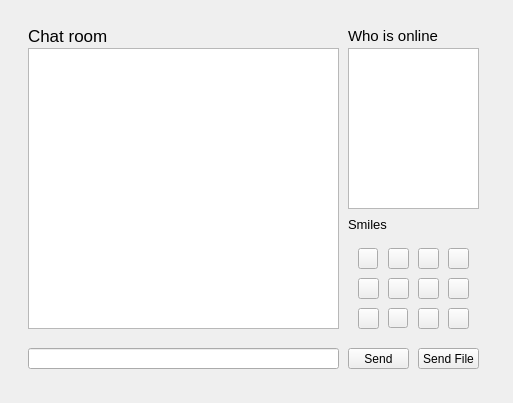
<?xml version="1.0" encoding="UTF-8"?>
<ui version="4.0">
 <class>MainWindow</class>
 <widget class="QMainWindow" name="MainWindow">
  <property name="geometry">
   <rect>
    <x>0</x>
    <y>0</y>
    <width>513</width>
    <height>403</height>
   </rect>
  </property>
  <property name="windowTitle">
   <string>MainWindow</string>
  </property>
  <property name="styleSheet">
   <string notr="true">#titleLabel {
background: white;
color: blue;
font-size: 20px;
border: none;
border-bottom:  1px solid black;
padding: 5px;
}

#mainFrame {
border: none;
background: white;
}

#loginFrame {
background: qlineargradient(x1: 0, y1: 0, x2: 0, y2: 1, stop: 0 #ddf, stop: 1 #aaf);
border: 1px solid gray;
padding: 10px;
border-radius: 25px;
}</string>
  </property>
  <widget class="QWidget" name="centralwidget">
   <layout class="QVBoxLayout" name="verticalLayout">
    <property name="spacing">
     <number>0</number>
    </property>
    <property name="leftMargin">
     <number>0</number>
    </property>
    <property name="topMargin">
     <number>0</number>
    </property>
    <property name="rightMargin">
     <number>0</number>
    </property>
    <property name="bottomMargin">
     <number>0</number>
    </property>
    <item>
     <widget class="QWidget" name="mainWidget" native="true">
      <layout class="QVBoxLayout" name="verticalLayout_2">
       <item>
        <widget class="QStackedWidget" name="stackedWidget">
         <property name="currentIndex">
          <number>0</number>
         </property>
         <widget class="QWidget" name="chatPage">
          <layout class="QGridLayout" name="gridLayout">
           <item row="2" column="2">
            <widget class="QWidget" name="widget" native="true">
             <widget class="QPushButton" name="sendButton">
              <property name="geometry">
               <rect>
                <x>330</x>
                <y>330</y>
                <width>61</width>
                <height>21</height>
               </rect>
              </property>
              <property name="text">
               <string>Send</string>
              </property>
              <property name="shortcut">
               <string>Return</string>
              </property>
             </widget>
             <widget class="QListWidget" name="usersListWidget">
              <property name="geometry">
               <rect>
                <x>330</x>
                <y>30</y>
                <width>131</width>
                <height>161</height>
               </rect>
              </property>
              <property name="font">
               <font>
                <pointsize>12</pointsize>
               </font>
              </property>
             </widget>
             <widget class="QLabel" name="label_3">
              <property name="geometry">
               <rect>
                <x>10</x>
                <y>10</y>
                <width>81</width>
                <height>16</height>
               </rect>
              </property>
              <property name="font">
               <font>
                <pointsize>13</pointsize>
               </font>
              </property>
              <property name="text">
               <string>Chat room</string>
              </property>
             </widget>
             <widget class="QLabel" name="label_4">
              <property name="geometry">
               <rect>
                <x>330</x>
                <y>10</y>
                <width>111</width>
                <height>16</height>
               </rect>
              </property>
              <property name="font">
               <font>
                <pointsize>11</pointsize>
               </font>
              </property>
              <property name="text">
               <string>Who is online</string>
              </property>
             </widget>
             <widget class="QLabel" name="label_5">
              <property name="geometry">
               <rect>
                <x>330</x>
                <y>200</y>
                <width>47</width>
                <height>13</height>
               </rect>
              </property>
              <property name="font">
               <font>
                <pointsize>10</pointsize>
               </font>
              </property>
              <property name="text">
               <string>Smiles</string>
              </property>
             </widget>
             <widget class="QTextEdit" name="textEdit">
              <property name="geometry">
               <rect>
                <x>10</x>
                <y>30</y>
                <width>311</width>
                <height>281</height>
               </rect>
              </property>
              <property name="font">
               <font>
                <pointsize>9</pointsize>
               </font>
              </property>
              <property name="readOnly">
               <bool>true</bool>
              </property>
             </widget>
             <widget class="QWidget" name="smileswidget" native="true">
              <property name="geometry">
               <rect>
                <x>330</x>
                <y>220</y>
                <width>131</width>
                <height>91</height>
               </rect>
              </property>
              <widget class="QPushButton" name="smile0">
               <property name="geometry">
                <rect>
                 <x>10</x>
                 <y>10</y>
                 <width>20</width>
                 <height>21</height>
                </rect>
               </property>
               <property name="text">
                <string/>
               </property>
               <property name="icon">
                <iconset resource="images.qrc">
                 <normaloff>:/images/Smiles/0.png</normaloff>:/images/Smiles/0.png</iconset>
               </property>
               <attribute name="buttonGroup">
                <string notr="true">buttonGroup_2</string>
               </attribute>
              </widget>
              <widget class="QPushButton" name="smile1">
               <property name="geometry">
                <rect>
                 <x>40</x>
                 <y>10</y>
                 <width>21</width>
                 <height>21</height>
                </rect>
               </property>
               <property name="text">
                <string/>
               </property>
               <property name="icon">
                <iconset resource="images.qrc">
                 <normaloff>:/images/Smiles/1.png</normaloff>:/images/Smiles/1.png</iconset>
               </property>
               <attribute name="buttonGroup">
                <string notr="true">buttonGroup_2</string>
               </attribute>
              </widget>
              <widget class="QPushButton" name="smile2">
               <property name="geometry">
                <rect>
                 <x>70</x>
                 <y>10</y>
                 <width>21</width>
                 <height>21</height>
                </rect>
               </property>
               <property name="text">
                <string/>
               </property>
               <property name="icon">
                <iconset resource="images.qrc">
                 <normaloff>:/images/Smiles/2.png</normaloff>:/images/Smiles/2.png</iconset>
               </property>
               <attribute name="buttonGroup">
                <string notr="true">buttonGroup_2</string>
               </attribute>
              </widget>
              <widget class="QPushButton" name="smile3">
               <property name="geometry">
                <rect>
                 <x>100</x>
                 <y>10</y>
                 <width>21</width>
                 <height>21</height>
                </rect>
               </property>
               <property name="text">
                <string/>
               </property>
               <property name="icon">
                <iconset resource="images.qrc">
                 <normaloff>:/images/Smiles/3.png</normaloff>:/images/Smiles/3.png</iconset>
               </property>
               <attribute name="buttonGroup">
                <string notr="true">buttonGroup_2</string>
               </attribute>
              </widget>
              <widget class="QPushButton" name="smile4">
               <property name="geometry">
                <rect>
                 <x>10</x>
                 <y>40</y>
                 <width>21</width>
                 <height>21</height>
                </rect>
               </property>
               <property name="text">
                <string/>
               </property>
               <property name="icon">
                <iconset resource="images.qrc">
                 <normaloff>:/images/Smiles/4.png</normaloff>:/images/Smiles/4.png</iconset>
               </property>
               <attribute name="buttonGroup">
                <string notr="true">buttonGroup_2</string>
               </attribute>
              </widget>
              <widget class="QPushButton" name="smile5">
               <property name="geometry">
                <rect>
                 <x>40</x>
                 <y>40</y>
                 <width>21</width>
                 <height>21</height>
                </rect>
               </property>
               <property name="text">
                <string/>
               </property>
               <property name="icon">
                <iconset resource="images.qrc">
                 <normaloff>:/images/Smiles/5.png</normaloff>:/images/Smiles/5.png</iconset>
               </property>
               <attribute name="buttonGroup">
                <string notr="true">buttonGroup_2</string>
               </attribute>
              </widget>
              <widget class="QPushButton" name="smile6">
               <property name="geometry">
                <rect>
                 <x>70</x>
                 <y>40</y>
                 <width>21</width>
                 <height>21</height>
                </rect>
               </property>
               <property name="text">
                <string/>
               </property>
               <property name="icon">
                <iconset resource="images.qrc">
                 <normaloff>:/images/Smiles/6.png</normaloff>:/images/Smiles/6.png</iconset>
               </property>
               <attribute name="buttonGroup">
                <string notr="true">buttonGroup_2</string>
               </attribute>
              </widget>
              <widget class="QPushButton" name="smile7">
               <property name="geometry">
                <rect>
                 <x>100</x>
                 <y>40</y>
                 <width>21</width>
                 <height>21</height>
                </rect>
               </property>
               <property name="text">
                <string/>
               </property>
               <property name="icon">
                <iconset resource="images.qrc">
                 <normaloff>:/images/Smiles/7.png</normaloff>:/images/Smiles/7.png</iconset>
               </property>
               <attribute name="buttonGroup">
                <string notr="true">buttonGroup_2</string>
               </attribute>
              </widget>
              <widget class="QPushButton" name="smile8">
               <property name="geometry">
                <rect>
                 <x>10</x>
                 <y>70</y>
                 <width>21</width>
                 <height>21</height>
                </rect>
               </property>
               <property name="text">
                <string/>
               </property>
               <property name="icon">
                <iconset resource="images.qrc">
                 <normaloff>:/images/Smiles/8.png</normaloff>:/images/Smiles/8.png</iconset>
               </property>
               <attribute name="buttonGroup">
                <string notr="true">buttonGroup_2</string>
               </attribute>
              </widget>
              <widget class="QPushButton" name="smile10">
               <property name="geometry">
                <rect>
                 <x>70</x>
                 <y>70</y>
                 <width>21</width>
                 <height>21</height>
                </rect>
               </property>
               <property name="text">
                <string/>
               </property>
               <property name="icon">
                <iconset resource="images.qrc">
                 <normaloff>:/images/Smiles/10.png</normaloff>:/images/Smiles/10.png</iconset>
               </property>
               <attribute name="buttonGroup">
                <string notr="true">buttonGroup_2</string>
               </attribute>
              </widget>
              <widget class="QPushButton" name="smile11">
               <property name="geometry">
                <rect>
                 <x>100</x>
                 <y>70</y>
                 <width>21</width>
                 <height>21</height>
                </rect>
               </property>
               <property name="text">
                <string/>
               </property>
               <property name="icon">
                <iconset resource="images.qrc">
                 <normaloff>:/images/Smiles/11.png</normaloff>:/images/Smiles/11.png</iconset>
               </property>
               <attribute name="buttonGroup">
                <string notr="true">buttonGroup_2</string>
               </attribute>
              </widget>
              <widget class="QPushButton" name="smile9">
               <property name="geometry">
                <rect>
                 <x>40</x>
                 <y>70</y>
                 <width>20</width>
                 <height>20</height>
                </rect>
               </property>
               <property name="text">
                <string/>
               </property>
               <property name="icon">
                <iconset resource="images.qrc">
                 <normaloff>:/images/Smiles/9.png</normaloff>:/images/Smiles/9.png</iconset>
               </property>
               <attribute name="buttonGroup">
                <string notr="true">buttonGroup_2</string>
               </attribute>
              </widget>
             </widget>
             <widget class="QLineEdit" name="messageLineEdit">
              <property name="geometry">
               <rect>
                <x>10</x>
                <y>330</y>
                <width>311</width>
                <height>21</height>
               </rect>
              </property>
             </widget>
             <widget class="QPushButton" name="fileButton">
              <property name="geometry">
               <rect>
                <x>400</x>
                <y>330</y>
                <width>61</width>
                <height>21</height>
               </rect>
              </property>
              <property name="text">
               <string>Send File</string>
              </property>
             </widget>
            </widget>
           </item>
          </layout>
         </widget>
         <widget class="QWidget" name="loginPage">
          <layout class="QGridLayout" name="gridLayout_3">
           <item row="2" column="0">
            <widget class="QWidget" name="widget_2" native="true">
             <widget class="QPushButton" name="randButton">
              <property name="geometry">
               <rect>
                <x>320</x>
                <y>90</y>
                <width>81</width>
                <height>23</height>
               </rect>
              </property>
              <property name="text">
               <string>Random</string>
              </property>
             </widget>
             <widget class="QPushButton" name="loginButton">
              <property name="geometry">
               <rect>
                <x>140</x>
                <y>340</y>
                <width>261</width>
                <height>23</height>
               </rect>
              </property>
              <property name="text">
               <string>Login</string>
              </property>
             </widget>
             <widget class="QLineEdit" name="serverLineEdit">
              <property name="geometry">
               <rect>
                <x>140</x>
                <y>60</y>
                <width>261</width>
                <height>20</height>
               </rect>
              </property>
              <property name="text">
               <string>127.0.0.1</string>
              </property>
             </widget>
             <widget class="QLabel" name="label">
              <property name="geometry">
               <rect>
                <x>60</x>
                <y>60</y>
                <width>62</width>
                <height>21</height>
               </rect>
              </property>
              <property name="text">
               <string>Server Name</string>
              </property>
              <property name="alignment">
               <set>Qt::AlignRight|Qt::AlignTrailing|Qt::AlignVCenter</set>
              </property>
             </widget>
             <widget class="QLabel" name="label_2">
              <property name="geometry">
               <rect>
                <x>70</x>
                <y>90</y>
                <width>52</width>
                <height>20</height>
               </rect>
              </property>
              <property name="text">
               <string>User Name</string>
              </property>
              <property name="alignment">
               <set>Qt::AlignRight|Qt::AlignTrailing|Qt::AlignVCenter</set>
              </property>
             </widget>
             <widget class="QLineEdit" name="userLineEdit">
              <property name="geometry">
               <rect>
                <x>140</x>
                <y>90</y>
                <width>171</width>
                <height>20</height>
               </rect>
              </property>
             </widget>
             <widget class="QLabel" name="label_6">
              <property name="geometry">
               <rect>
                <x>30</x>
                <y>130</y>
                <width>91</width>
                <height>31</height>
               </rect>
              </property>
              <property name="text">
               <string>Select your 
profile picture</string>
              </property>
              <property name="alignment">
               <set>Qt::AlignRight|Qt::AlignTrailing|Qt::AlignVCenter</set>
              </property>
             </widget>
             <widget class="QWidget" name="verticalLayoutWidget">
              <property name="geometry">
               <rect>
                <x>320</x>
                <y>130</y>
                <width>84</width>
                <height>212</height>
               </rect>
              </property>
              <layout class="QVBoxLayout" name="verticalLayout_3">
               <item>
                <widget class="QRadioButton" name="radioButton_1">
                 <property name="text">
                  <string>Angel</string>
                 </property>
                 <property name="checked">
                  <bool>true</bool>
                 </property>
                 <attribute name="buttonGroup">
                  <string notr="true">buttonGroup</string>
                 </attribute>
                </widget>
               </item>
               <item>
                <widget class="QRadioButton" name="radioButton_2">
                 <property name="text">
                  <string>Engineer</string>
                 </property>
                 <attribute name="buttonGroup">
                  <string notr="true">buttonGroup</string>
                 </attribute>
                </widget>
               </item>
               <item>
                <widget class="QRadioButton" name="radioButton_3">
                 <property name="text">
                  <string>King</string>
                 </property>
                 <attribute name="buttonGroup">
                  <string notr="true">buttonGroup</string>
                 </attribute>
                </widget>
               </item>
               <item>
                <widget class="QRadioButton" name="radioButton_4">
                 <property name="text">
                  <string>Lady</string>
                 </property>
                 <attribute name="buttonGroup">
                  <string notr="true">buttonGroup</string>
                 </attribute>
                </widget>
               </item>
               <item>
                <widget class="QRadioButton" name="radioButton_5">
                 <property name="text">
                  <string>Mexican</string>
                 </property>
                 <attribute name="buttonGroup">
                  <string notr="true">buttonGroup</string>
                 </attribute>
                </widget>
               </item>
               <item>
                <widget class="QRadioButton" name="radioButton_6">
                 <property name="text">
                  <string>Policeman</string>
                 </property>
                 <property name="checkable">
                  <bool>true</bool>
                 </property>
                 <property name="checked">
                  <bool>false</bool>
                 </property>
                 <attribute name="buttonGroup">
                  <string notr="true">buttonGroup</string>
                 </attribute>
                </widget>
               </item>
               <item>
                <widget class="QRadioButton" name="radioButton_7">
                 <property name="text">
                  <string>Professor</string>
                 </property>
                 <property name="checked">
                  <bool>false</bool>
                 </property>
                 <attribute name="buttonGroup">
                  <string notr="true">buttonGroup</string>
                 </attribute>
                </widget>
               </item>
               <item>
                <widget class="QRadioButton" name="radioButton_8">
                 <property name="text">
                  <string>Superman</string>
                 </property>
                 <attribute name="buttonGroup">
                  <string notr="true">buttonGroup</string>
                 </attribute>
                </widget>
               </item>
               <item>
                <widget class="QRadioButton" name="radioButton_9">
                 <property name="text">
                  <string>Uncle Sam</string>
                 </property>
                 <attribute name="buttonGroup">
                  <string notr="true">buttonGroup</string>
                 </attribute>
                </widget>
               </item>
              </layout>
             </widget>
             <widget class="QLabel" name="label_7">
              <property name="geometry">
               <rect>
                <x>50</x>
                <y>340</y>
                <width>71</width>
                <height>16</height>
               </rect>
              </property>
              <property name="text">
               <string>Click to log in</string>
              </property>
              <property name="alignment">
               <set>Qt::AlignRight|Qt::AlignTrailing|Qt::AlignVCenter</set>
              </property>
             </widget>
             <widget class="QLabel" name="avatarslabel">
              <property name="geometry">
               <rect>
                <x>140</x>
                <y>130</y>
                <width>171</width>
                <height>201</height>
               </rect>
              </property>
              <property name="text">
               <string/>
              </property>
             </widget>
            </widget>
           </item>
          </layout>
         </widget>
        </widget>
       </item>
      </layout>
     </widget>
    </item>
   </layout>
  </widget>
 </widget>
 <resources>
  <include location="images.qrc"/>
 </resources>
 <connections/>
 <buttongroups>
  <buttongroup name="buttonGroup"/>
  <buttongroup name="buttonGroup_2"/>
 </buttongroups>
</ui>
